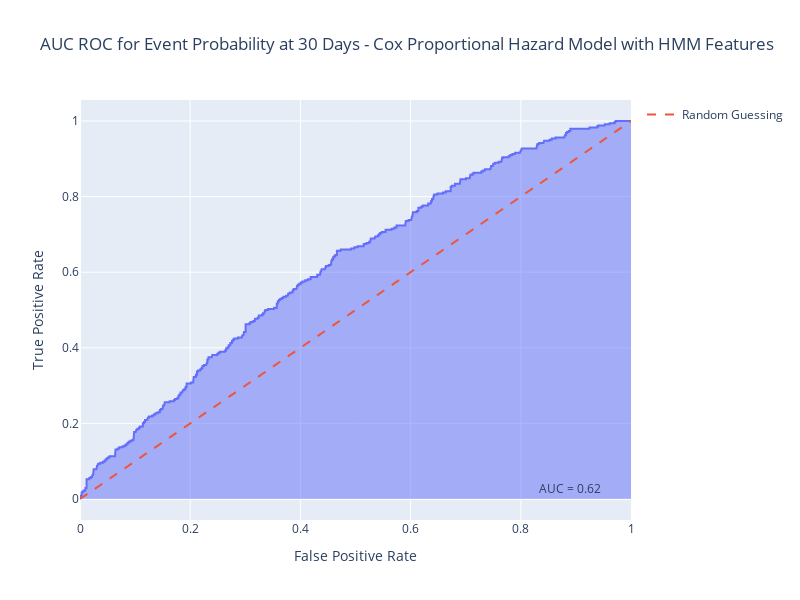
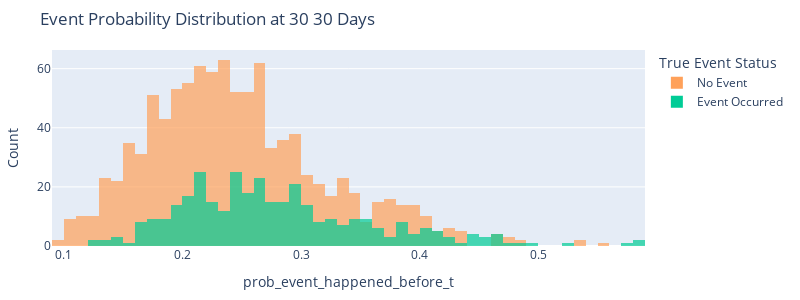
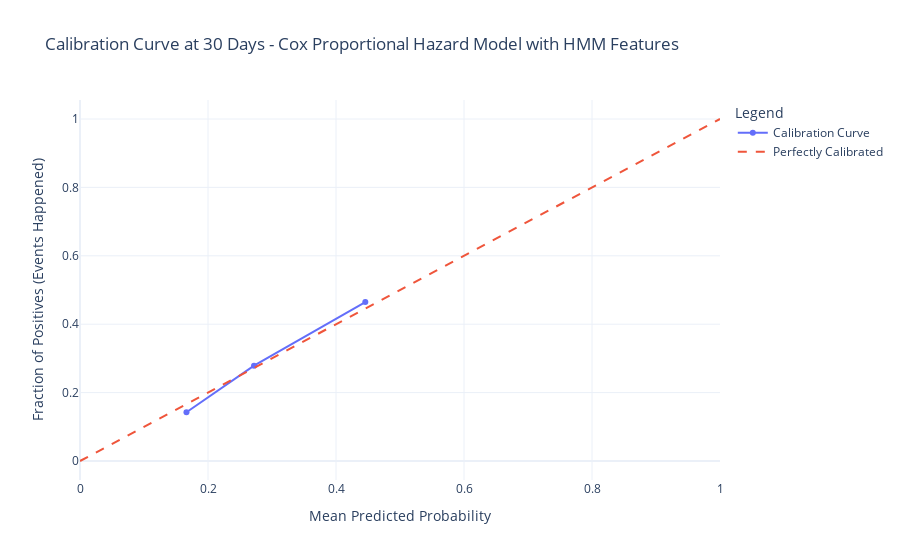
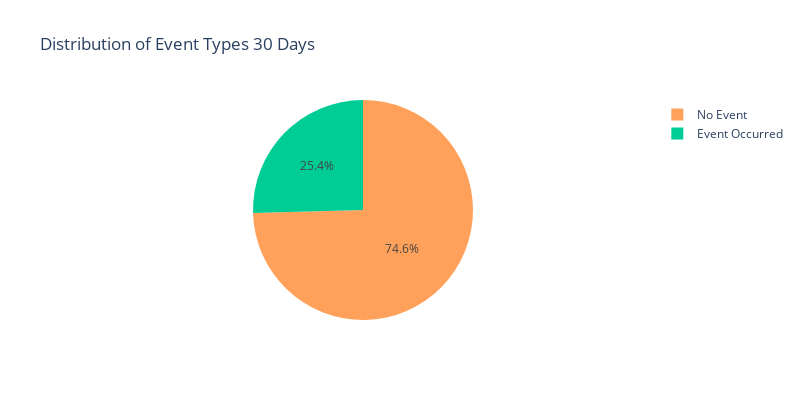

Source (notebook cell) for these figures, in order:
### Code cell
import matplotlib.pyplot as plt

from recurrent_health_events_prediction.training.utils import evaluate_model_around_specific_time

# Predict survival probabilities for a specific time point
time_point = 30  # Example time point
predicted_probs_df, auc = evaluate_model_around_specific_time(next_event_model_cph_model_hmm_cov, X_train_scaled, time_point, evaluation_set='train')

### Figure 1 — Plotly figure (JSON) as saved in the notebook; plotly's stock layout.template omitted (floating-point values rounded to 4 significant figures; data arrays with more than 128 entries replaced by an {"elided": "..."} marker saying what was removed)
{"data": [{"fillpattern": {"shape": ""}, "hovertemplate": "False Positive Rate=%{x}<br>True Positive Rate=%{y}<extra></extra>", "legendgroup": "", "line": {"color": "#636efa"}, "marker": {"symbol": "circle"}, "mode": "lines", "name": "", "orientation": "v", "showlegend": false, "stackgroup": "1", "type": "scatter", "x": {"elided": "488 float values"}, "xaxis": "x", "y": {"elided": "488 float values"}, "yaxis": "y"}, {"line": {"dash": "dash"}, "mode": "lines", "name": "Random Guessing", "type": "scatter", "x": [0, 1], "y": [0, 1]}], "layout": {"annotations": [{"font": {"size": 12}, "showarrow": false, "text": "AUC = 0.62", "x": 0.95, "xref": "paper", "y": 0.05, "yref": "paper"}], "height": 600, "legend": {"tracegroupgap": 0}, "showlegend": true, "title": {"text": "AUC ROC for Event Probability at 30 Days - Cox Proportional Hazard Model with HMM Features"}, "width": 800, "xaxis": {"anchor": "y", "domain": [0, 1], "title": {"text": "False Positive Rate"}}, "yaxis": {"anchor": "x", "domain": [0, 1], "title": {"text": "True Positive Rate"}}}}

### Figure 2 — Plotly figure (JSON) as saved in the notebook; plotly's stock layout.template omitted (floating-point values rounded to 4 significant figures; data arrays with more than 128 entries replaced by an {"elided": "..."} marker saying what was removed)
{"data": [{"bingroup": "x", "hovertemplate": "event_status=No Event<br>prob_event_happened_before_t=%{x}<br>count=%{y}<extra></extra>", "legendgroup": "No Event", "marker": {"color": "#FFA15A", "opacity": 0.7, "pattern": {"shape": ""}}, "name": "No Event", "nbinsx": 50, "orientation": "v", "showlegend": true, "type": "histogram", "x": {"elided": "1008 float values"}, "xaxis": "x", "yaxis": "y"}, {"bingroup": "x", "hovertemplate": "event_status=Event Occurred<br>prob_event_happened_before_t=%{x}<br>count=%{y}<extra></extra>", "legendgroup": "Event Occurred", "marker": {"color": "#00cc96", "opacity": 0.7, "pattern": {"shape": ""}}, "name": "Event Occurred", "nbinsx": 50, "orientation": "v", "showlegend": true, "type": "histogram", "x": {"elided": "344 float values"}, "xaxis": "x", "yaxis": "y"}], "layout": {"barmode": "overlay", "height": 300, "legend": {"title": {"text": "True Event Status"}, "tracegroupgap": 0}, "margin": {"b": 50, "l": 50, "r": 50, "t": 50}, "title": {"text": "Event Probability Distribution at 30 30 Days"}, "width": 800, "xaxis": {"anchor": "y", "domain": [0, 1], "title": {"text": "prob_event_happened_before_t"}}, "yaxis": {"anchor": "x", "domain": [0, 1], "title": {"text": "Count"}}}}

### Figure 3 — Plotly figure (JSON) as saved in the notebook; plotly's stock layout.template omitted (floating-point values rounded to 4 significant figures)
{"data": [{"mode": "lines+markers", "name": "Calibration Curve", "type": "scatter", "x": [0.1663, 0.2719, 0.4458], "y": [0.1424, 0.2786, 0.4648]}, {"line": {"dash": "dash"}, "mode": "lines", "name": "Perfectly Calibrated", "type": "scatter", "x": [0, 1], "y": [0, 1]}], "layout": {"legend": {"title": {"text": "Legend"}}, "title": {"text": "Calibration Curve at 30 Days - Cox Proportional Hazard Model with HMM Features"}, "xaxis": {"title": {"text": "Mean Predicted Probability"}}, "yaxis": {"title": {"text": "Fraction of Positives (Events Happened)"}}}}

### Figure 4 — Plotly figure (JSON) as saved in the notebook; plotly's stock layout.template omitted (floating-point values rounded to 4 significant figures; data arrays with more than 128 entries replaced by an {"elided": "..."} marker saying what was removed)
{"data": [{"customdata": {"elided": "1352x1 str values"}, "domain": {"x": [0, 1], "y": [0, 1]}, "hovertemplate": "Event Status=%{customdata[0]}<extra></extra>", "labels": {"elided": "1352 str values"}, "legendgroup": "", "marker": {"colors": {"elided": "1352 str values"}}, "name": "", "showlegend": true, "type": "pie"}], "layout": {"height": 400, "legend": {"tracegroupgap": 0}, "title": {"text": "Distribution of Event Types 30 Days"}, "width": 800}}
